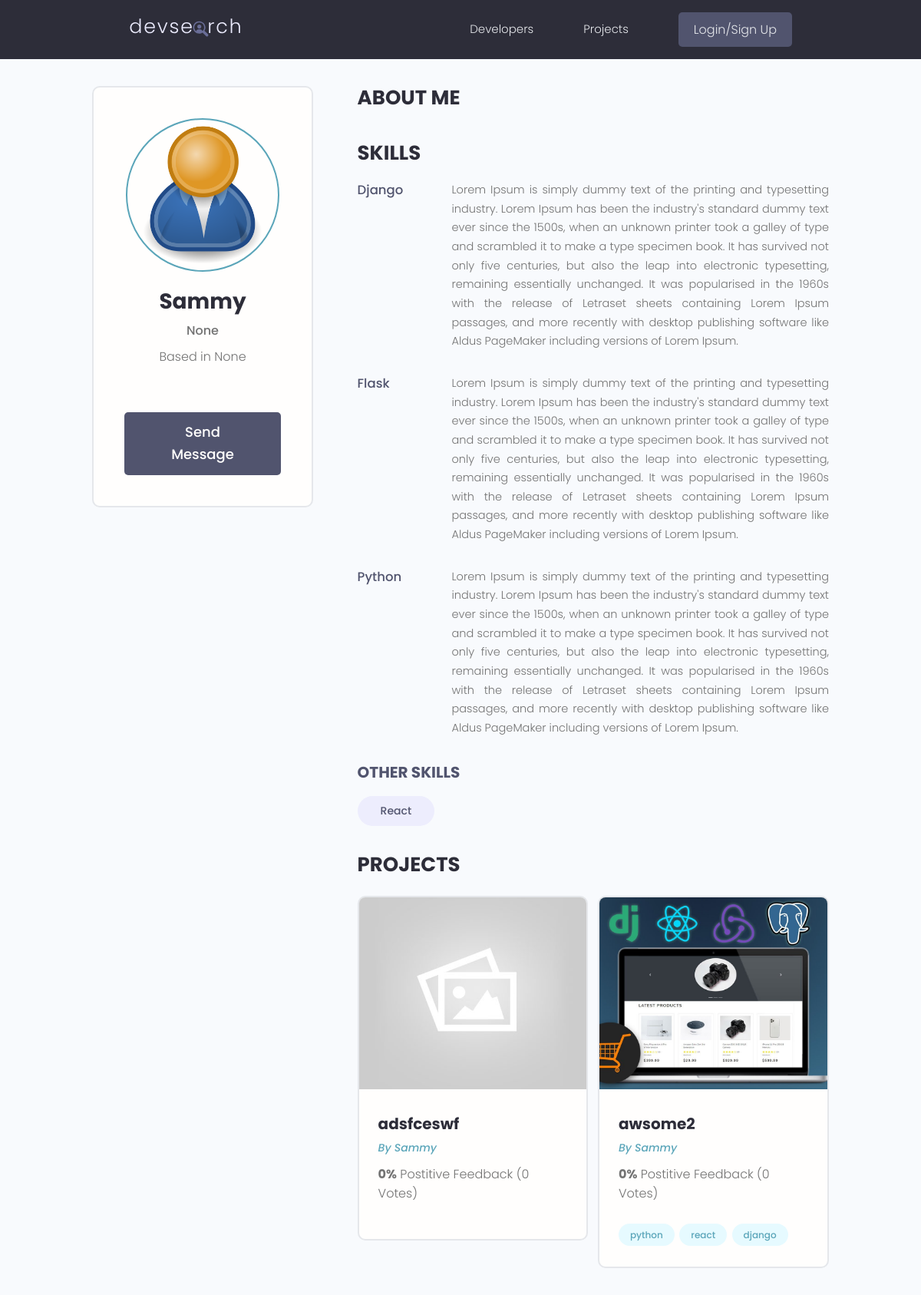
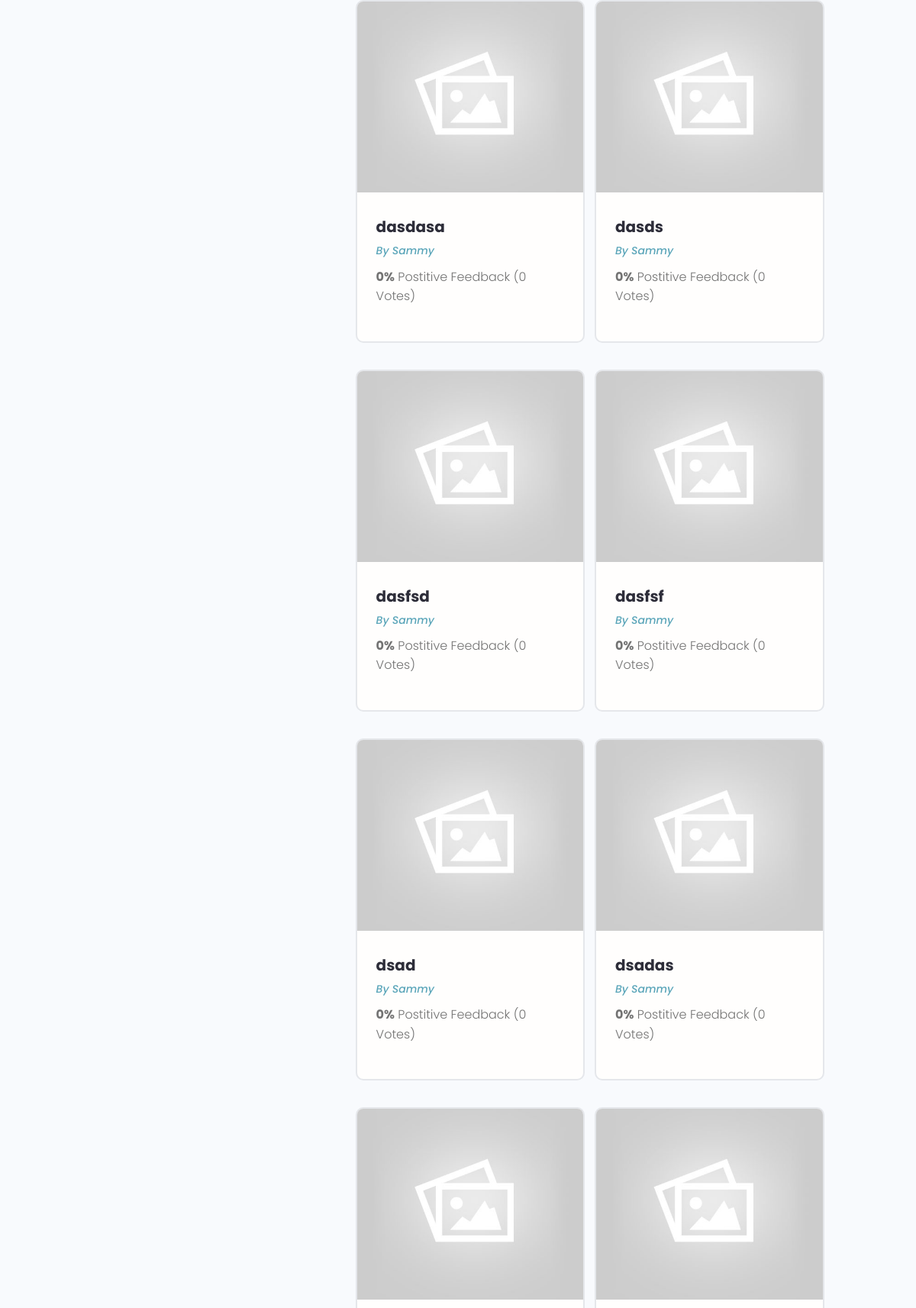
Screenshot of /profile/2b955b47-fcbe-470b-b14d-4aeaff4fb0c1/ (upper part) with the database file from the repository (2 pictures, top to bottom).
### users/models.py (models this page shows, shortened)
class Profile(models.Model):
    user = models.OneToOneField(User, on_delete=models.CASCADE, null=True, blank=True)
    name = models.CharField(max_length=200, null=True, blank=True)
    email = models.EmailField(max_length=500, null=True, blank=True)
    username = models.CharField(max_length=200, blank=True, null=True)
    location = models.CharField(max_length=200, blank=True, null=True)
    short_intro = models.CharField(max_length=200, null=True, blank=True)
    bio = models.TextField(null=True, blank=True)
    profile_image = models.ImageField(null=True, blank=True, upload_to='profiles/', default="profiles/user-default.png")
    social_github = models.CharField(max_length=200, blank=True, null=True)
    social_twitter = models.CharField(max_length=200, blank=True, null=True)
    social_linkedin = models.CharField(max_length=200, blank=True, null=True)
    social_youtube = models.CharField(max_length=200, blank=True, null=True)
    social_website = models.CharField(max_length=200, blank=True, null=True)
    created = models.DateTimeField(auto_now_add=True)
    id = models.UUIDField(default=uuid.uuid4, unique=True,
                          primary_key=True, editable=False)
    class Meta:
        ordering = ['created']
    @property
    def imageURL(self):
        try:
            url = self.profile_image.url
        except:
            url = ''
        return url

class Skill(models.Model):
    owner = models.ForeignKey(Profile, on_delete=models.CASCADE)
    name = models.CharField(max_length=200, null=True, blank=True)
    description = models.TextField(null=True, blank=True)
    created = models.DateTimeField(auto_now_add=True)
    id = models.UUIDField(default=uuid.uuid4, unique=True,
                          primary_key=True, editable=False)
    def __str__(self):
        return str(self.name)

### projects/models.py (models this page shows, shortened)
class Project(models.Model):
    owner = models.ForeignKey(Profile, null=True, blank=True, on_delete=models.CASCADE)
    title = models.CharField(max_length=200)
    description = models.TextField(null=True, blank=True)
    featured_image = models.ImageField(null=True, blank=True, default="default.jpg")
    demo_link = models.CharField(max_length=2000,null=True, blank=True)
    source_link = models.CharField(max_length=2000,null=True, blank=True)
    tags = models.ManyToManyField('Tag', blank=True)
    vote_total = models.IntegerField(default=0, null=True, blank=True)
    vote_ratio = models.IntegerField(default=0, null=True, blank=True)
    created = models.DateTimeField(auto_now_add=True)
    id = models.UUIDField(default=uuid.uuid4, unique=True,
                          primary_key=True, editable=False)
    class Meta:
        ordering = ['-vote_ratio', '-vote_total', 'title']
    @property
    def imageURL(self):
        try:
            url = self.featured_image.url
        except:
            url = ''
        return url

class Tag(models.Model):
    name = models.CharField(max_length=200)
    created= models.DateTimeField(auto_now_add=True)
    id = models.UUIDField(default=uuid.uuid4, unique=True,
                          primary_key=True, editable=False)
    def __str__(self):
        return self.name

### users/views.py (the view)
# urls.py: path('profile/<str:pk>/', views.userProfile, name="user-profile"),
def userProfile(request, pk):
    profile = Profile.objects.get(id=pk)
    topSkills = profile.skill_set.exclude(description__exact="")
    otherSkills = profile.skill_set.filter(description="")
    context = {
        'profile': profile,
        'topSkills': topSkills,
        'otherSkills': otherSkills
    }
    return render(request, 'users/user-profile.html', context)

### users/templates/users/user-profile.html (shortened to what this page needs)
{% extends 'main.html' %}
{% block content %}
<main class="profile my-md">
    <div class="container">
        <div class="layout">
            <div class="column column--1of3">
                <div class="card text-center">
                    <div class="card__body dev">
                        <img class="avatar avatar--xl" src="{{ profile.imageURL }}" />
                        <h2 class="dev__name">{{profile.name}}</h2>
                        <p class="dev__title">{{profile.short_intro}}</p>
                        <p class="dev__location">Based in {{profile.location}}</p>
                        {% if request.user.profile.id != profile.id %}
                        <a href="{% url 'create-message' profile.id %}" class="btn btn--sub btn--lg">Send Message </a>
                        {% endif %}
                    </div>
                </div>
            </div>
            <div class="column column--2of3">
                <div class="devInfo">
                    <h3 class="devInfo__title">About Me</h3>
                </div>
                <div class="devInfo">
                    <h3 class="devInfo__title">Skills</h3>
                    <div class="devInfo__skills">
                        {% for skill in topSkills %}
                        <div class="devSkill">
                            <h4 class="devSkill__title">{{skill.name}}</h4>
                            <p class="devSkill__info">{{skill.description}}</p>
                        </div>
                        {% endfor %}
                        <h3 class="devInfo__subtitle">Other Skills</h3>
                        <div class="devInfo__otherSkills">
                            {% for skill in otherSkills %}
                            <span class="tag tag--pill tag--sub tag--lg">
                                <small>{{skill}}</small>
                            </span>
                            {% endfor %}
                        </div>
                    </div>
                </div>
                <div class="devInfo">
                    <h3 class="devInfo__title">Projects</h3>
                    <div class="grid grid--two">
                        {% for project in profile.project_set.all %}
                        <div class="column">
                            <div class="card project">
                                <a href="{% url 'project' project.id %}" class="project">
                                    <img class="project__thumbnail" src="{{project.imageURL}}"
                                        alt="project thumbnail" />
                                    <div class="card__body">
                                        <h3 class="project__title">{{project.title}}</h3>
                                        <p><a class="project__author"
                                                href="{% url 'user-profile' project.owner.id %}">By
                                                {{project.owner.name}}</a>
                                        </p>
                                        <p class="project--rating">
                                            <span style="font-weight: bold;">{{project.vote_ratio}}%</span> Postitive
                                            Feedback ({{project.vote_total}} Vote{{project.vote_total|pluralize:"s"}})
                                        </p>
                                        <div class="project__tags">
                                            {% for tag in project.tags.all %}
                                            <span class="tag tag--pill tag--main">
                                                <small>{{tag}}</small>
                                            </span>
                                            {% endfor %}
                                        </div>
                                    </div>
                                </a>
                            </div>
                        </div>
                        {% endfor %}
                    </div>
                </div>
            </div>
        </div>
    </div>
</main>
{% endblock content %}

### static/styles/app.css (style rules this page uses)
:root { --color-sub: #2d2d39; }
.btn--sub { background-color: var(--color-sub-light); }
.card { border: 2px solid var(--color-light); }
img { width: 100%; }
.profile .card > .dev { padding: 4rem; }
.dev__name { color: var(--color-sub); font-size: 2.8rem; font-weight: 700; margin-top: 1rem; margin-bottom: 0.5rem; }
.dev__title { font-size: 1.6rem; font-weight: 500; line-height: 1.3; }
.dev__location { margin-top: 1rem; }
.devInfo { margin-bottom: 3rem; }
.devInfo__title, .devInfo__subtitle { font-size: 2.6rem; color: var(--color-sub); text-transform: uppercase; font-weight: 700; margin-bottom: 1.5rem; }
.devInfo__subtitle { font-size: 2rem; color: var(--color-sub-light); }
.devInfo__about, .devSkill__info { font-size: 1.45rem; line-height: 1.7; text-align: justify; }
.devSkill { margin-bottom: 3rem; }
.devSkill__title { font-size: 1.65rem; font-weight: 500; color: var(--color-sub-light); }
@media screen and (min-width: 700px) { .devSkill { display: flex; justify-content: space-between; gap: 3rem; } }
@media screen and (min-width: 700px) { .devSkill__info { flex-basis: 80%; } }
.project__author { font-size: 1.4rem; font-style: italic; }
.project--rating { margin-bottom: 1.6em; margin-top: .5em; }
.project__thumbnail { height: 25rem; object-fit: cover; object-position: top center; }
.project__title { font-size: 2rem; font-weight: 700; color: var(--color-sub); }

### static/uikit/styles/modules/_variables.css (style rules this page uses)
:root { --color-main: #5aa5b9; --color-main-light: #e6faff; --color-sub: #3f4156; --color-sub-light: #51546e; --color-sub-lighter: #ededfd; --color-text: #737373; --color-gray: #8b8b8b; --color-light: #e5e7eb; --color-light-gray: #767676; --color-bg: #f8fafd; --color-white: #fffefd; --color-white-light: #f3f3f3; --color-success: #359e64; --color-success-bg: #def8e8; --color-error: #fc4b0b; --color-error-bg: #fff2ee; --font-base: 'Poppins', arial, helvetica, 'Segoe UI', roboto, ubuntu, sans-serif; --font-monospace: 'Fira Code', 'Courier New', courier, monospace; --font-regular: 300; --font-medium: 500; --font-bold: 700; --generic-shadow: 1px 1px 5px #00000010; --generic-transition: all 0.3s ease-in-out; }

### static/uikit/styles/modules/_base.css (style rules this page uses)
* { margin: 0; padding: 0; box-sizing: border-box; text-rendering: optimizeLegibility; color: inherit; font-size: inherit; }
html { font-size: 50%; }
@media only screen and (min-width: 480px) { html { font-size: 56.25%; } }
@media only screen and (min-width: 1200px) { html { font-size: 62.5%; } }
body { line-height: 1.6; font-weight: 400; font-size: 1.5rem; color: var(--color-text); background-color: var(--color-bg); min-height: 100vh; }

### static/uikit/styles/modules/_typography.css (style rules this page uses)
* { font-family: var(--font-base); }
h2 { font-size: 3.6rem; font-weight: var(--font-bold); }
h3 { font-size: 3.2rem; font-weight: var(--font-medium); }
h4 { font-size: 2.8rem; font-weight: var(--font-medium); }
p, span, strong { font-size: 1.6rem; color: var(--color-text); font-weight: var(--font-regular); }
a { padding-bottom: 2px; text-decoration: none; display: inline-block; color: var(--color-main); font-weight: var(--font-medium); }

### static/uikit/styles/modules/_utilities.css (style rules this page uses)
.container { width: 92%; max-width: 165rem; margin: 0 auto; box-sizing: border-box; }
@media screen and (min-width: 1000px) { .container { width: 90%; } }
@media screen and (min-width: 1200px) { .container { width: 80%; } }
.text-center { text-align: center; }
.my-md { margin: 3rem auto; }

### static/uikit/styles/modules/_avatar.css (style rules this page uses)
.avatar { border-radius: 50%; border: 2px solid var(--color-main); object-fit: cover; }
.avatar--xl { height: 20rem; width: 20rem; }

### static/uikit/styles/modules/_button.css (style rules this page uses)
.btn { display: inline-block; position: relative; cursor: pointer; background-color: var(--color-light); font-weight: var(--font-medium); color: var(--color-sub); text-decoration: none; padding: 1rem 2rem; border-radius: 0.5rem; border: none; width: -webkit-fit-content; width: -moz-fit-content; width: fit-content; height: -webkit-fit-content; height: -moz-fit-content; height: fit-content; font-size: 1.6rem; outline-width: 0; outline-color: transparent; -webkit-backface-visibility: hidden; backface-visibility: hidden; transition: all 0.3s ease-in-out; }
.btn--sub { background-color: var(--color-sub); color: var(--color-white); }
.btn--lg { font-size: 1.8rem; padding: 1.2rem 4.5rem; }

### static/uikit/styles/modules/_card.css (style rules this page uses)
.card { border-radius: 1rem; background-color: var(--color-white); border: 1.5px solid var(--color-light); width: auto; height: auto; margin-top: 0.5rem; margin-bottom: 0.5rem; overflow: hidden; }
.card__body, .card__header { padding: 2rem 2.5rem; }

### rows the page displays
Profile: imageURL (placeholder picture), name "Sammy", short_intro "None", location "None"
Skill: name "Django", description "Lorem Ipsum is simply dummy text of the printing and typesetting industry. Lorem Ipsum has been the industry's standard dummy text ever since the 1500s, when an unknown printer took a galley of type and scrambled it to make a type specimen book. It has survived not only five centuries, but also the leap into electronic typesetting, remaining essentially unchanged. It was popularised in the 1960s with the release of Letraset sheets containing Lorem Ipsum passages, and more recently with desktop publishing software like Aldus PageMaker including versions of Lorem Ipsum."
Skill: name "Flask", description "Lorem Ipsum is simply dummy text of the printing and typesetting industry. Lorem Ipsum has been the industry's standard dummy text ever since the 1500s, when an unknown printer took a galley of type and scrambled it to make a type specimen book. It has survived not only five centuries, but also the leap into electronic typesetting, remaining essentially unchanged. It was popularised in the 1960s with the release of Letraset sheets containing Lorem Ipsum passages, and more recently with desktop publishing software like Aldus PageMaker including versions of Lorem Ipsum."
Skill: name "Python", description "Lorem Ipsum is simply dummy text of the printing and typesetting industry. Lorem Ipsum has been the industry's standard dummy text ever since the 1500s, when an unknown printer took a galley of type and scrambled it to make a type specimen book. It has survived not only five centuries, but also the leap into electronic typesetting, remaining essentially unchanged. It was popularised in the 1960s with the release of Letraset sheets containing Lorem Ipsum passages, and more recently with desktop publishing software like Aldus PageMaker including versions of Lorem Ipsum."
Skill: name "React"
Project: imageURL (placeholder picture), title "adsfceswf", owner.name "Sammy", vote_ratio "0", vote_total "0"
Project: imageURL (picture), title "awsome2", owner.name "Sammy", vote_ratio "0", vote_total "0"
Tag: name "python"
Tag: name "react"
Tag: name "django"
Project: imageURL (placeholder picture), title "dasdasa", owner.name "Sammy", vote_ratio "0", vote_total "0"
Project: imageURL (placeholder picture), title "dasds", owner.name "Sammy", vote_ratio "0", vote_total "0"
Project: imageURL (placeholder picture), title "dasfsd", owner.name "Sammy", vote_ratio "0", vote_total "0"
Project: imageURL (placeholder picture), title "dasfsf", owner.name "Sammy", vote_ratio "0", vote_total "0"
Project: imageURL (placeholder picture), title "dsad", owner.name "Sammy", vote_ratio "0", vote_total "0"
Project: imageURL (placeholder picture), title "dsadas", owner.name "Sammy", vote_ratio "0", vote_total "0"
Project: imageURL (placeholder picture)
Project: imageURL (placeholder picture)
